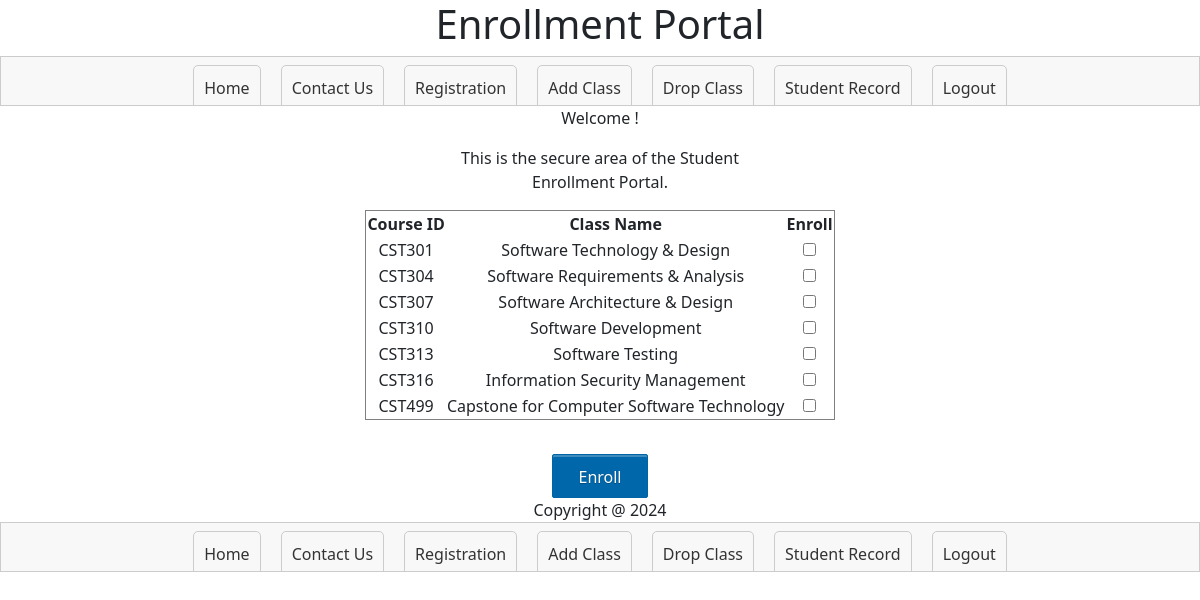
The page /enroll.php on the database its author committed.
### tables this page shows
CREATE TABLE IF NOT EXISTS `tblCourse` (
    course_id VARCHAR(11) PRIMARY KEY,
    course_name VARCHAR(100) NOT NULL
);

### enroll.php (the view, shortened to what this page needs)
<?php
require_once 'secureheader.php';
?>
<!DOCTYPE html>
<html lang="en">
<head>
    <link rel="stylesheet" href="css/style.css" />
</head>
<body>
    <div class="form">
        <p>Welcome <?php echo $_SESSION['username']; ?>!</p>
        <p>This is the secure area of the Student Enrollment Portal.</p>
    </div>
</body>
</html>
<?php
require_once 'secureheader.php';
include("db.php");
$result = $con->query("SELECT course_id, course_name FROM `Student_Data`.`tblCourse`");
if ($result->num_rows > 0) {
    echo '<form method="post" action="">';
    echo '<table border="1" align="center">';
    echo '<tr>';
    echo '<th>Course ID</th>';
    echo '<th>Class Name</th>';
    echo '<th>Enroll</th>';
    echo '</tr>';
    while ($row = $result->fetch_assoc()) {
        echo '<tr>';
        echo '<td>' . $row['course_id'] . '</td>';
        echo '<td>' . $row['course_name'] . '</td>';
        echo '<td><input type="checkbox" name="courses[]" value="' . $row['course_id'] . '"></td>';
        echo '</tr>';
    }
    echo '</table>';
    echo '<br>';
    echo '<input type="submit" value="Enroll">';
    echo '</form>';
}
?>
<?php require_once 'securefooter.php'; ?>

### secureheader.php (shortened to what this page needs)
<!DOCTYPE html>
<html lang="en">
<head>
  <link rel="stylesheet" href="https://cdn.jsdelivr.net/npm/bootstrap@5.2.3/dist/css/bootstrap.min.css">
</head>
<body>
  <div class="jumbotron">
    <div class="containter text-center">
      <h1>Enrollment Portal</h1>
<nav class="navbar">
    <ul class="menu">
      <li><a href="index2.php">Home</a></li>
      <li><a href="contactus.php">Contact Us</a></li>
      <li><a href="registration.php">Registration</a></li>
      <li><a href="enroll.php">Add Class</a></li>
      <li><a href="drop.php">Drop Class</a></li>
      <li><a href="userinfo.php">Student Record</a></li>
      <li><a href="logout.php">Logout</a></li>
    </ul>
  </nav>
</body>
</html>

### securefooter.php (shortened to what this page needs)
<!DOCTYPE html>
<html lang="en">
<head>
  <link rel="stylesheet" href="https://cdn.jsdelivr.net/npm/bootstrap@5.2.3/dist/css/bootstrap.min.css">
</head>
<body>
<div class="navbar-fixed-bottom row-fluid">
  <div class="navbar-inner">
    <div class="containter text-center">
      Copyright @ 2024
    </div>
  </div>
</div>
  <nav class="navbar">
    <ul class="menu">
      <li><a href="index2.php">Home</a></li>
      <li><a href="contactus.php">Contact Us</a></li>
      <li><a href="registration.php">Registration</a></li>
      <li><a href="enroll.php">Add Class</a></li>
      <li><a href="drop.php">Drop Class</a></li>
      <li><a href="userinfo.php">Student Record</a></li>
      <li><a href="logout.php">Logout</a></li>
    </ul>
  </nav>
</body>
</html>

### style.css (style rules this page uses)
body { font-family: Arial, Sans-Serif; }
a { color: #0067ab; text-decoration: none; }
.form { width: 300px; margin: 0 auto; }
input[type='submit'] { padding: 10px 25px 8px; color: #fff; background-color: #0067ab; text-shadow: rgba(0,0,0,0.24) 0 1px 0; font-size: 16px; box-shadow: rgba(255,255,255,0.24) 0 2px 0 0 inset, #fff 0 1px 0 0; border: 1px solid #0164a5; border-radius: 2px; margin-top: 10px; cursor: pointer; }

### secureheader.php (style rules this page uses)
.navbar { background-color: #333; overflow: hidden; }
.menu { list-style: none; margin: 0; padding: 0; display: flex; justify-content: space-between; }
.menu li { margin: 0 10px; }
.menu li a { display: block; color: white; text-align: center; padding: 14px 16px; text-decoration: none; }

### securefooter.php (style rules this page uses)
.navbar { display: flex; justify-content: center; align-items: center; background-color: #f8f8f8; height: 50px; border: 1px solid #ccc; }
.menu { list-style-type: none; margin: 0; padding: 0; display: flex; }
.menu li { margin: 0 10px; border: 1px solid #ccc; border-radius: 5px; }
.menu li a { display: block; padding: 10px; text-decoration: none; color: #333; }

### rows shown on the page
tblcourse: course_id "CST301", course_name "Software Technology & Design"
tblcourse: course_id "CST304", course_name "Software Requirements & Analysis"
tblcourse: course_id "CST307", course_name "Software Architecture & Design"
tblcourse: course_id "CST310", course_name "Software Development"
tblcourse: course_id "CST313", course_name "Software Testing"
tblcourse: course_id "CST316", course_name "Information Security Management"
tblcourse: course_id "CST499", course_name "Capstone for Computer Software Technology"
